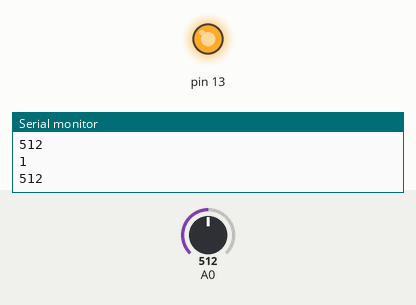
Simulated run of this sketch. Board: Arduino Uno, built with avr-gcc and run on an emulated ATmega328P. Parts: output pins drawn as LEDs (lit = HIGH), the last lines printed to the serial monitor. The inputs (shaded band) are chosen by the test bench; at power-on: A0 = 512.

Above: at 1.2 s.
1.3 s: A0 set to 53
2.8 s: A0 set to 47
At 3.3 s:
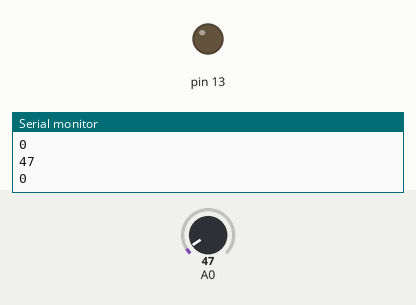
4.3 s: A0 set to 122
At 5.5 s:
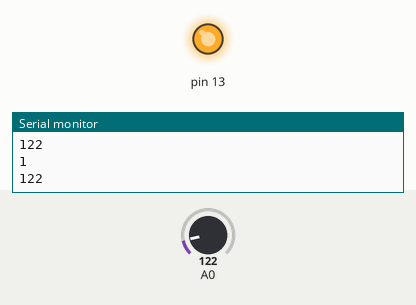
5.8 s: A0 set to 40
At 6.7 s:
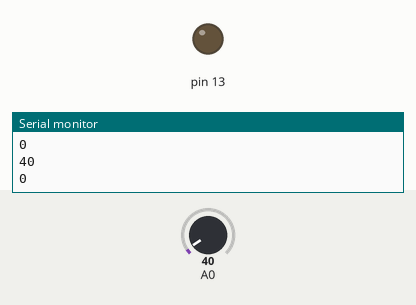
Timing chart, 0 to 8.3 s (numbered marks = the images above; inputs shaded):
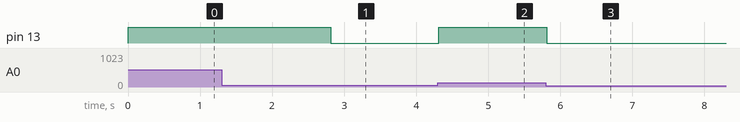

The sketch:

CoinRecognize.ino
```cpp
// Arduino Light sensor code created by AR Builder.
void setup() {
  Serial.begin(9600); // Start Serial.
  pinMode(13, OUTPUT);
}

void loop() {
  int A = analogRead(A0);
  Serial.println(A);// Display serial results in serial monitor.
  Serial.println(digitalRead(13));
  if (A<50 ) {     // Change 100 to the number depending on the light in your area.
    digitalWrite(13, LOW);
  }

  else {
    digitalWrite(13, HIGH);
  }


}
```

Measured:
- the behaviour switches between 50 and 49 on A0 (found by bisection; images 0 and 1)
- after the input at 2.8 s, pin 13: HIGH → LOW at once
- after the input at 4.3 s, pin 13: LOW → HIGH at once
- after the input at 5.8 s, pin 13: HIGH → LOW at once
